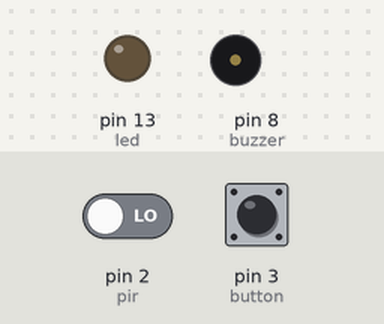
This sketch was run on a simulated Arduino Uno, built with avr-gcc and run on an emulated ATmega328P. On the bench: output pins drawn as LEDs (lit = HIGH), buzzer (waves = sounding, pin HIGH). The inputs (shaded band) are chosen by the test bench; at power-on: pin 2 (pir) LOW, pin 3 (button) HIGH.

Above: at 1.2 s.
1.3 s: pin 2 (pir) driven HIGH
At 2.3 s:
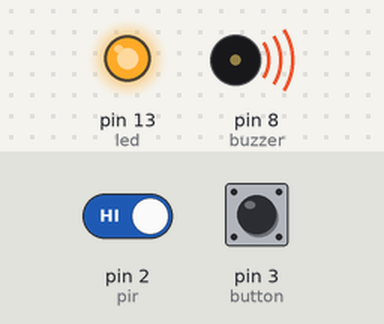
2.8 s: pin 2 (pir) driven LOW
At 3.4 s:
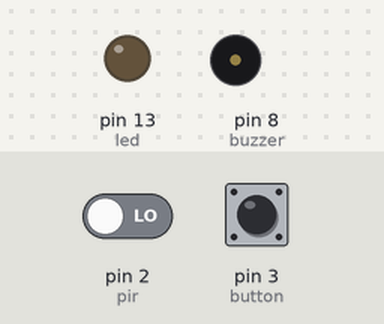
4.3 s: pin 3 (button) pulled LOW for 3.2 s
At 4.6 s:
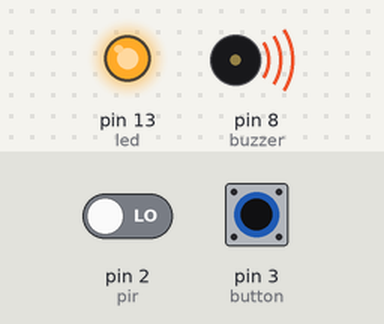
Timing chart, 0 to 9.0 s (numbered marks = the images above; inputs shaded):
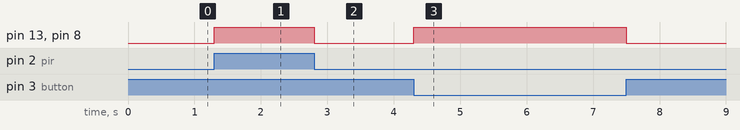

The sketch:

sketch.ino
```cpp
int pir = 2;
int button = 3;
int led = 13;
int buzzer = 8;

void setup() {
  pinMode(pir, INPUT);
  pinMode(button, INPUT_PULLUP);
  pinMode(led, OUTPUT);
  pinMode(buzzer, OUTPUT);
}

void loop() {
  int motion = digitalRead(pir);
  int buttonState = digitalRead(button);

  if (motion == HIGH || buttonState == LOW) {
    digitalWrite(led, HIGH);
    digitalWrite(buzzer, HIGH);
  }
  else {
    digitalWrite(led, LOW);
    digitalWrite(buzzer, LOW);
  }
}
```

Measured:
- after the input at 1.3 s, pin 13 (led), pin 8 (buzzer): LOW → HIGH at once
- after the input at 2.8 s, pin 13 (led), pin 8 (buzzer): HIGH → LOW at once
- after the input at 4.3 s, pin 13 (led), pin 8 (buzzer): LOW → HIGH at once, → LOW 3.2 s later
